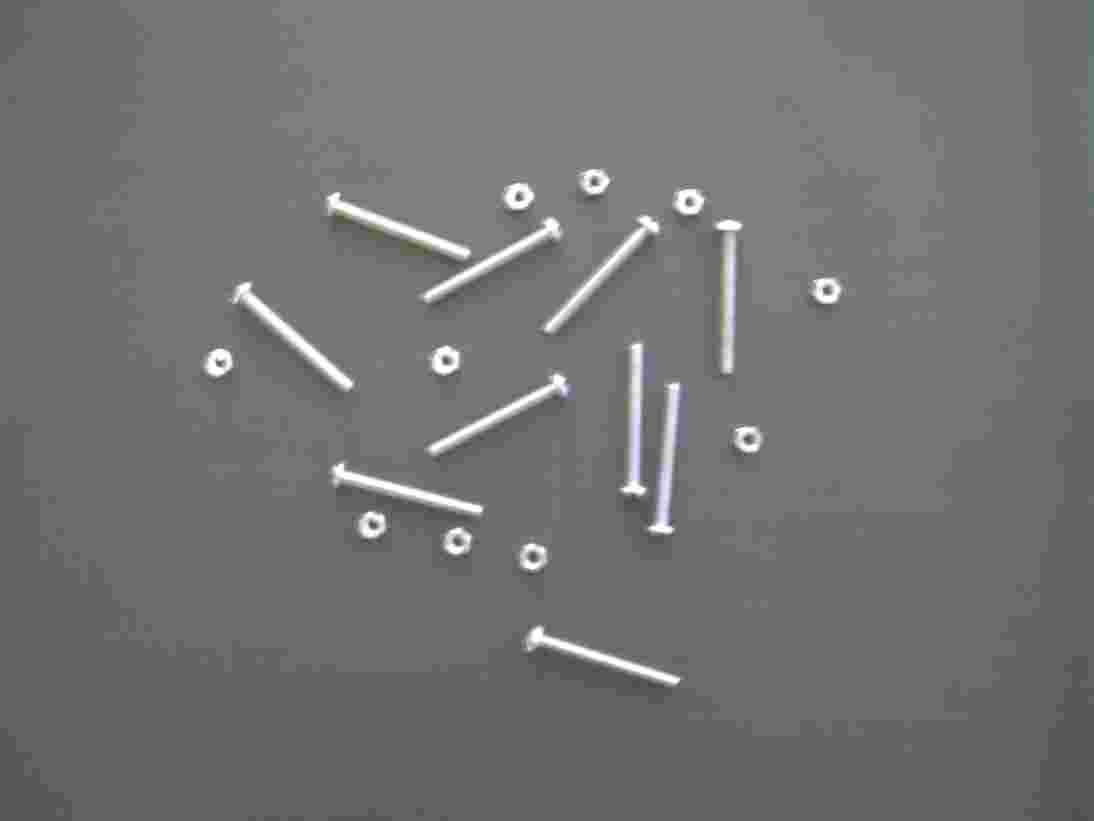
#> input picture imagens/img14.jpg, 1094 x 821 px, found by its file name
$ jupyter execute UNI-ProcDados-20180920-03.ipynb
#> lines starting #> are read from the running program, lines starting #| are printed output that depends on the picture; after the words box and inside, x2 and y2 are one past the last pixel; in counts of white or black regions, pixels touching at a corner belong together; long printed decimals are rounded
[cell 1]
import cv2 as cv
import numpy as np
import matplotlib.pyplot as plt
import os
from scipy import stats as scp
from collections import Counter
from sklearn.cluster import KMeans

[cell 2]
def toBinary(threshold, element):
    return 1 if element > threshold else 0

npToBinary = np.vectorize(toBinary, otypes=[np.uint8])

[cell 3]
def filterNoiseAndBG(size):
    return size > 50 and size < 10000

[cell 4]
# [14 lines left out: function classify, not called in this run]

[cell 5]
pathList = list()
for path, subdirs, files in os.walk(r"/home/martin/Downloads/uninove/"):
    for file in files:
        if 'jpg' in file:
            currentFilePath = "".join(path) + file
            pathList.append(currentFilePath)
pathList = sorted(pathList)

[cell 6]
# [49 lines left out: function analyzeImage, not called in this run]

[cell 7]
parafusos = [10,10,10,5,9,10,7,7,10,10,10,10,10,10,9,0,7,10,7,10,10,10,8,9,10]
porcas = [10,10,10,10,9,10,10,10,10,9,0,10,9,10,10,10,7,10,9,10,10,10,8,10,9]

acertosParafusos = 0
acertosPorcas = 0
acertos = 0

for index, imagePath in enumerate(pathList):

    if index == 12:
        continue

    baseLimiar = 150
    pecas, LIMIAR = analyzeImage(baseLimiar, imagePath)

    contPorcas = pecas["porcas"]
    contParafusos = pecas["parafusos"]

    if (porcas[index] == contPorcas):
        acertosPorcas += 1
    if (parafusos[index] == contParafusos):
        acertosParafusos += 1
    if (porcas[index] == contPorcas and parafusos[index] == contParafusos):
        acertos += 1

    print("INFO; Imagem No", index)
    print("Imagem: ", imagePath)
    print("Limiar: {}. No Porcas: {}, No Parafusos: {}".format(LIMIAR, contPorcas, contParafusos))
    print("Número correto de porcas: {}, parafusos: {}".format(porcas[index], parafusos[index]))
    print("\nTaxa de acertos (Parafusos):", round((acertosParafusos/len(porcas)*100),2))
    print("Taxa de acertos (Porcas): ", round((acertosPorcas/len(porcas)*100),2))
    print("Taxa de acertos:", round((acertos/25*100),2))
    print("----------")

[cell 8]
currentImage = "/home/martin/Downloads/uninove/img14.jpg"
testImage = cv.imread(currentImage, cv.IMREAD_GRAYSCALE)
CLUSTERS = 2

# imagem convertida para binário
binaryImage = npToBinary(180, testImage)
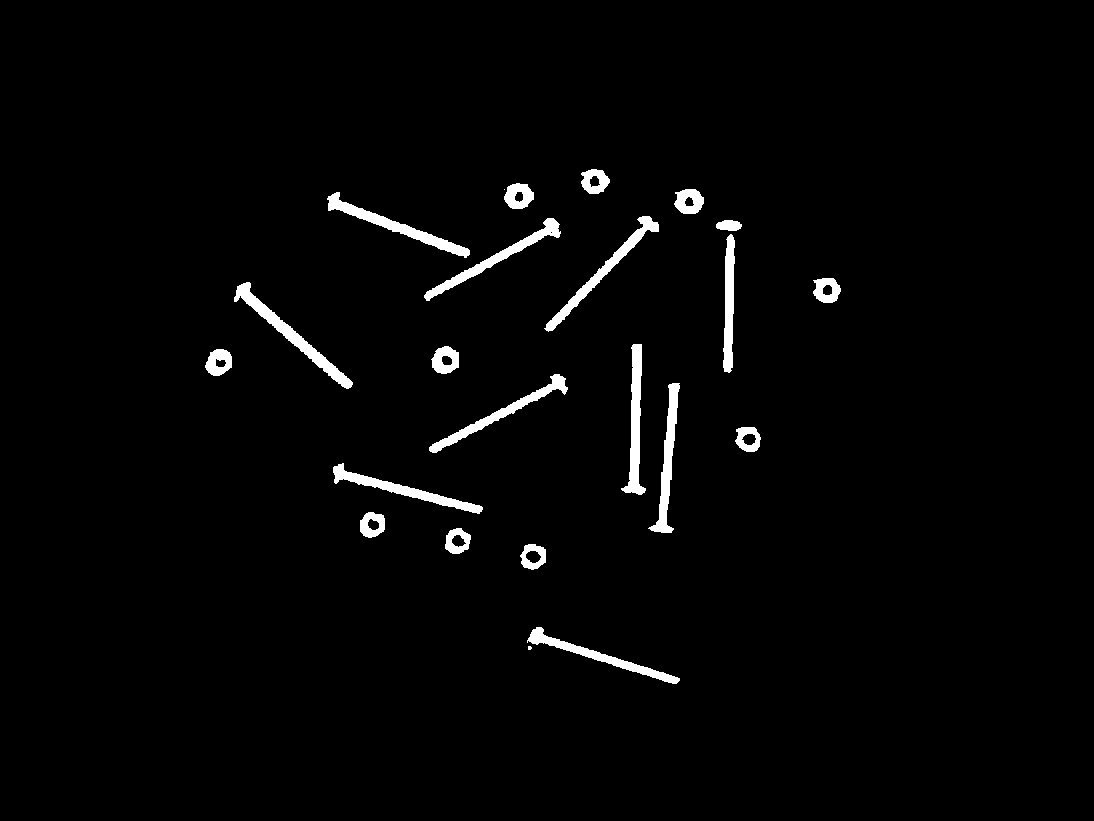
#> binaryImage: shape (821, 1094); values 0 (black) and 1 (white), 2.2% white; 23 white regions (2 under 20 px), largest, box (x1, y1, x2, y2) and area: (234, 282, 353, 389) 1696, (327, 192, 470, 258) 1557, (621, 344, 646, 495) 1523

nlabels, labels, stats, centroids = cv.connectedComponentsWithStats(binaryImage, 8, cv.CV_32S)
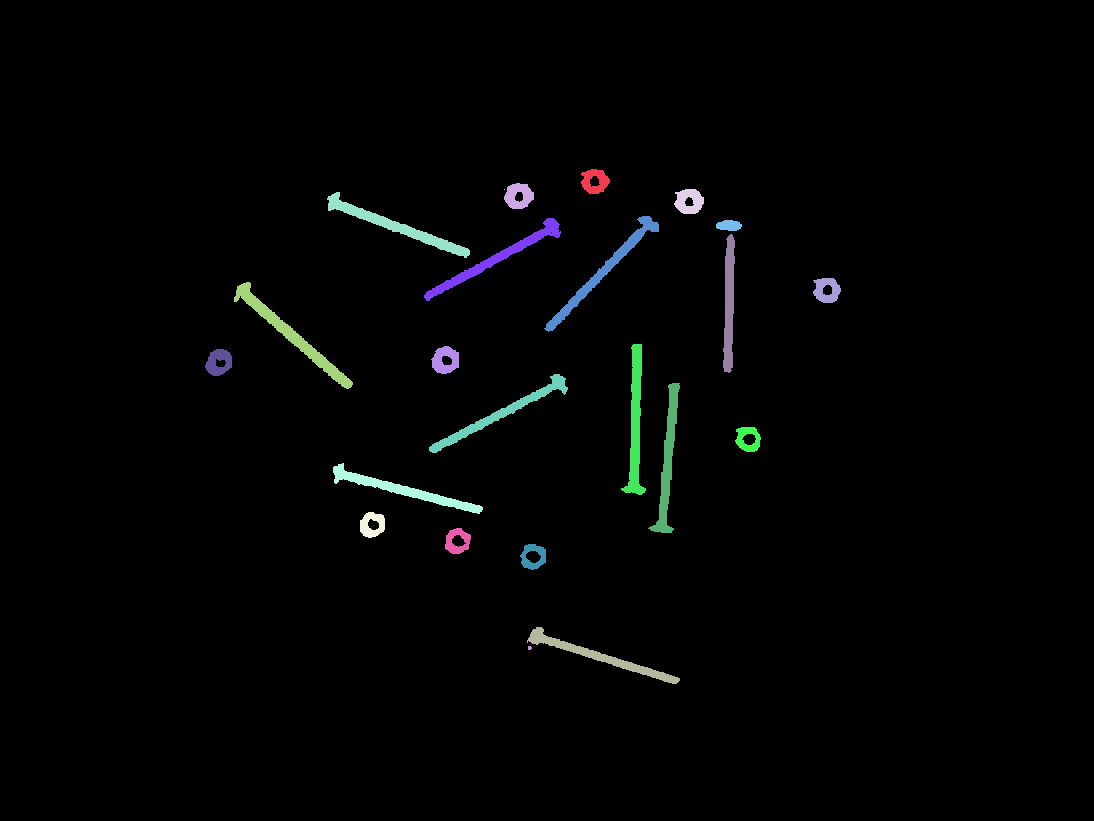
#> labels: shape (821, 1094) int32; 24 distinct labels, from 0 to 23; one colour per label, 0 black
#> nlabels = 24; stats = 24 rows, first 6: [0, 0, 1094, 821, 878753], [581, 169, 29, 25, 468], [504, 183, 30, 26, 531], [504, 189, 1, 1, 1], [674, 189, 30, 25, 531], [327, 192, 143, 66, 1557]; centroids = 24 rows, first 8: [546.9, 410.8], [594.5, 180.8], [518.3, 195.6], [504, 189], [688.7, 201], [395.2, 225.9], [603.6, 270.2], [496.7, 257.7]

# só estamos interessados na coluna de aŕea total do componente conexo
areaSlice = stats[:, cv.CC_STAT_AREA]
#> areaSlice = 24 values, max 878753 at index 0, min 1 at index 3, mean 37423.9

# filtramos ruidos e o fundo da imagem, e então transformamos o vetor
# para que seja conforme o parâmetro do kmeans
areaArray = np.sort(np.ndarray.flatten(np.asarray(list(filter(filterNoiseAndBG, areaSlice)))))
#> areaArray = 21 values from 225 to 1696
areaArray = areaArray.reshape(areaArray.size, 1)

# se tivermos um desvio padrão elevado, significa que estamos
# lidando tanto com porcas quanto parafusos
initializationArray = None
if areaArray.std() < 100:
    initializationArray = np.array([[500]])
    CLUSTERS = 1
else:
    initializationArray = np.array([[300], [1500]])

print(areaArray.std(), areaArray.mean())
#| 514.733 924.095

kmeans = KMeans(n_clusters=CLUSTERS, max_iter=50, n_init=1,init=initializationArray).fit(areaArray)

print(kmeans.cluster_centers_)
#| [[ 443.818]
#|  [1452.4       ]]
print(kmeans.labels_)
#| [0 0 0 0 0 0 0 0 0 0 0 1 1 1 1 1 1 1 1 1 1]
contador = Counter(kmeans.labels_)
#> contador = {0: 11, 1: 10}
print(contador)
#| Counter({0: 11, 1: 10})


plt.imshow(binaryImage, cmap="gray")

$ run again, with imagens/img01.jpg copied over imagens/img14.jpg
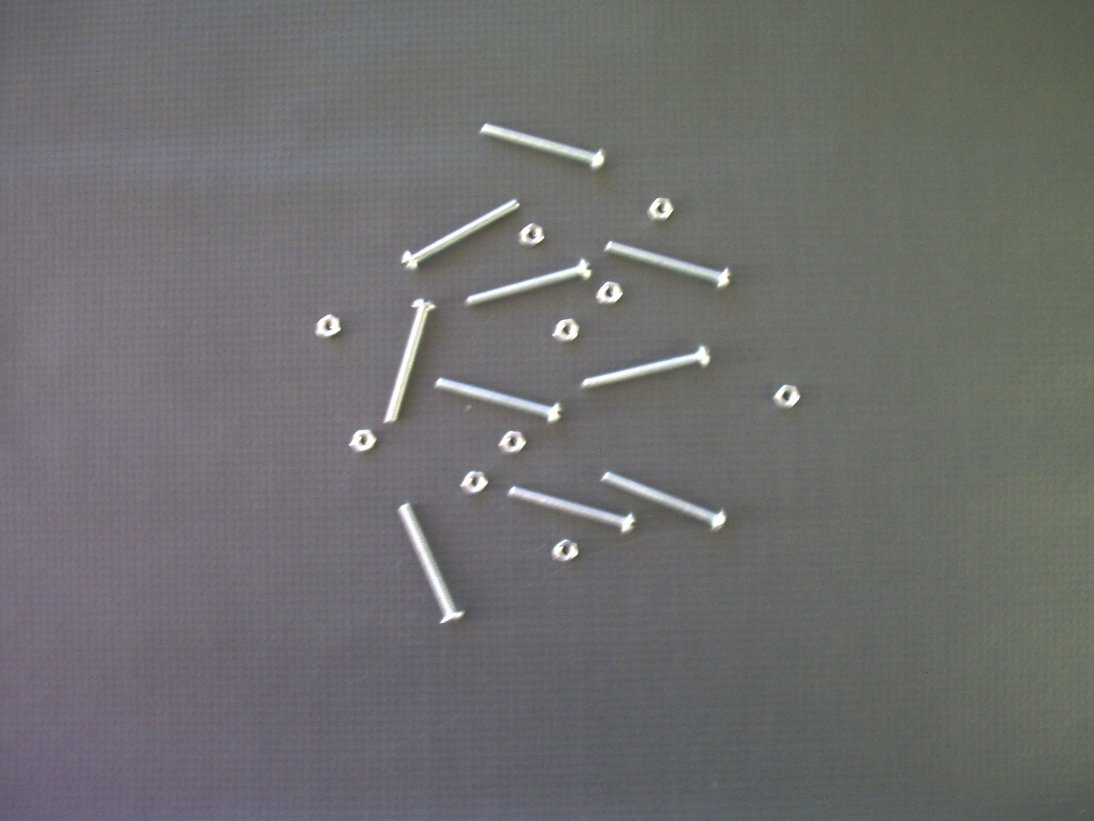
#> input picture imagens/img01.jpg, 1094 x 821 px, found by its file name
#> `binaryImage = npToBinary(180, testImage)`:
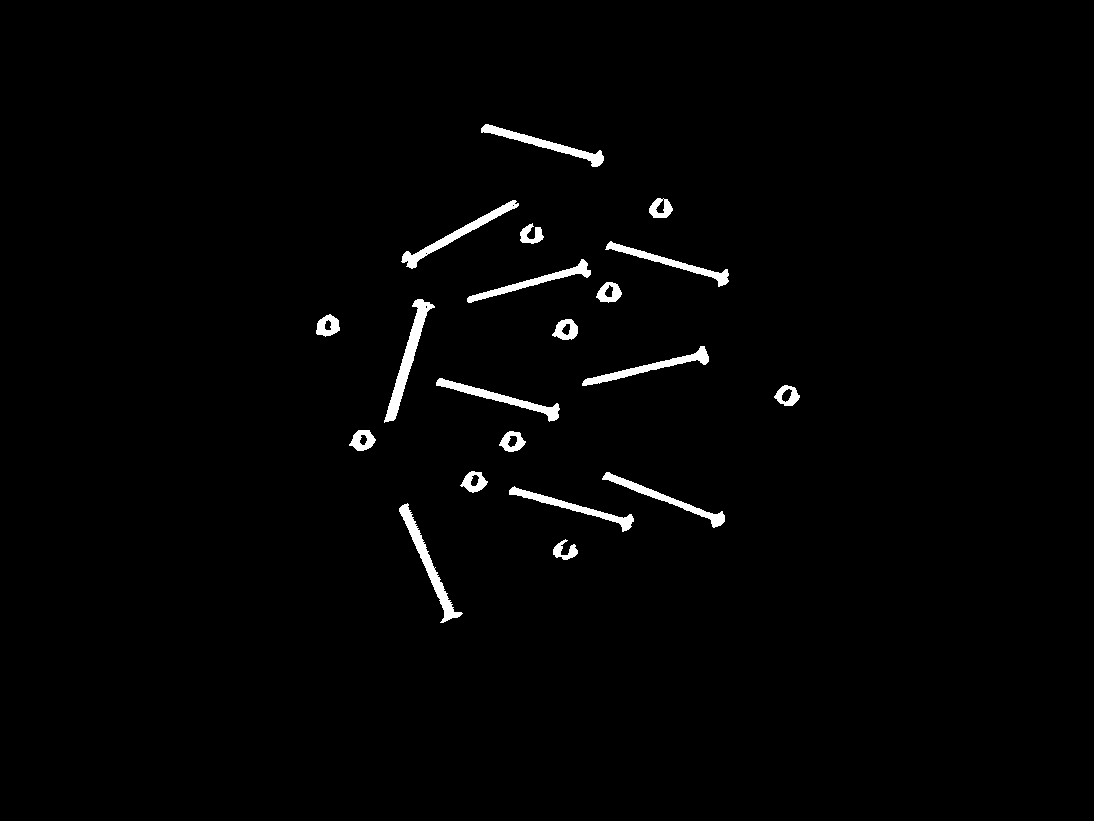
#> binaryImage: shape (821, 1094); values 0 (black) and 1 (white), 1.5% white; 20 white regions, largest, box (x1, y1, x2, y2) and area: (384, 299, 435, 423) 1374, (399, 503, 463, 623) 1238, (401, 200, 519, 269) 1088
#> labels: shape (821, 1094) int32; 21 distinct labels, from 0 to 20
#> nlabels = 21; stats = 21 rows, first 6: [0, 0, 1094, 821, 884526], [481, 124, 123, 43, 1037], [649, 198, 24, 20, 300], [401, 200, 118, 69, 1088], [520, 223, 24, 21, 283], [605, 241, 124, 46, 927]; centroids = 21 rows, first 8: [546.7, 410.7], [545.1, 144], [660.4, 208.4], [456.3, 234.3], [530.9, 234.4], [670.9, 262.5], [533.5, 281.5], [608.9, 292.5]
#> areaSlice = 21 values, max 884526 at index 0, min 255 at index 20, mean 42770.2
#> areaArray = 20 values from 255 to 1374
#| 383.151 682.4
#| [[ 312.6]
#|  [1052.2]]
#| [0 0 0 0 0 0 0 0 0 0 1 1 1 1 1 1 1 1 1 1]
#> contador = {0: 10, 1: 10}
#| Counter({0: 10, 1: 10})

$ run again, with imagens/img02.jpg copied over imagens/img14.jpg
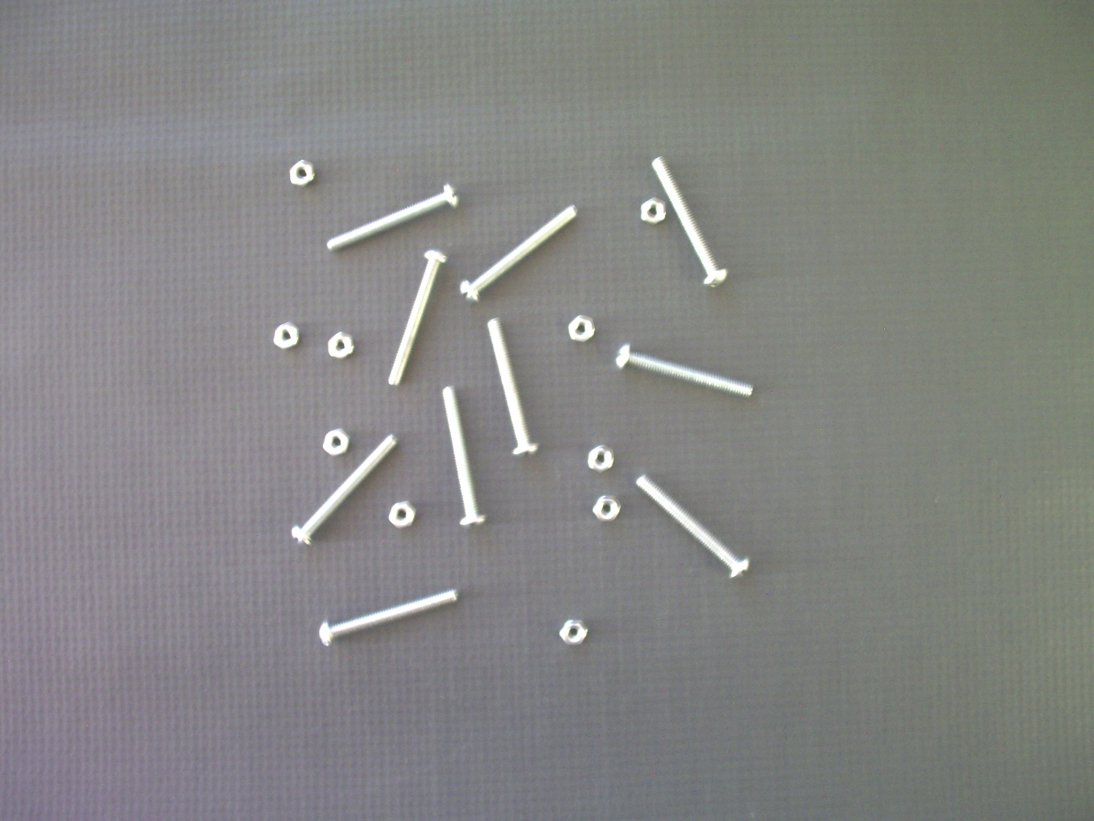
#> input picture imagens/img02.jpg, 1094 x 821 px, found by its file name
#> `binaryImage = npToBinary(180, testImage)`:
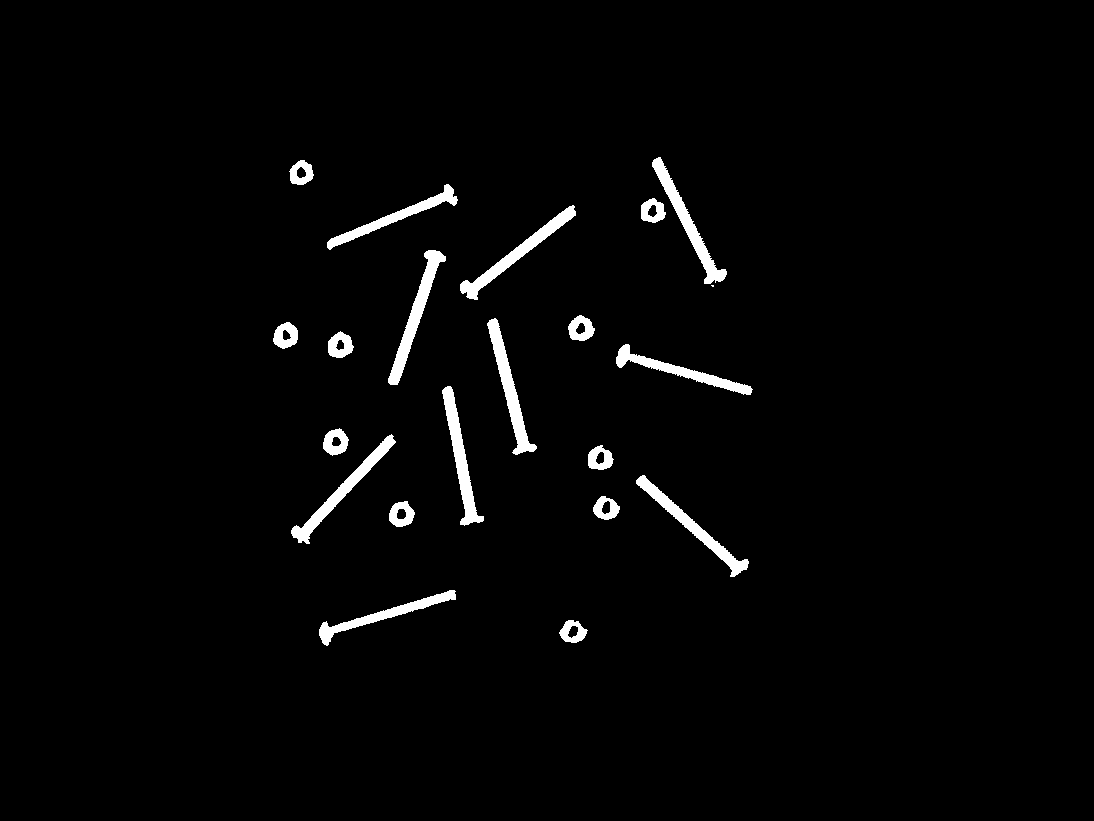
#> binaryImage: shape (821, 1094); values 0 (black) and 1 (white), 2.2% white; 21 white regions (1 under 20 px), largest, box (x1, y1, x2, y2) and area: (388, 250, 446, 385) 1687, (487, 318, 537, 455) 1669, (442, 386, 484, 526) 1647
#> `nlabels, labels, stats, centroids = cv.connectedComponentsWithStats(bi..`:
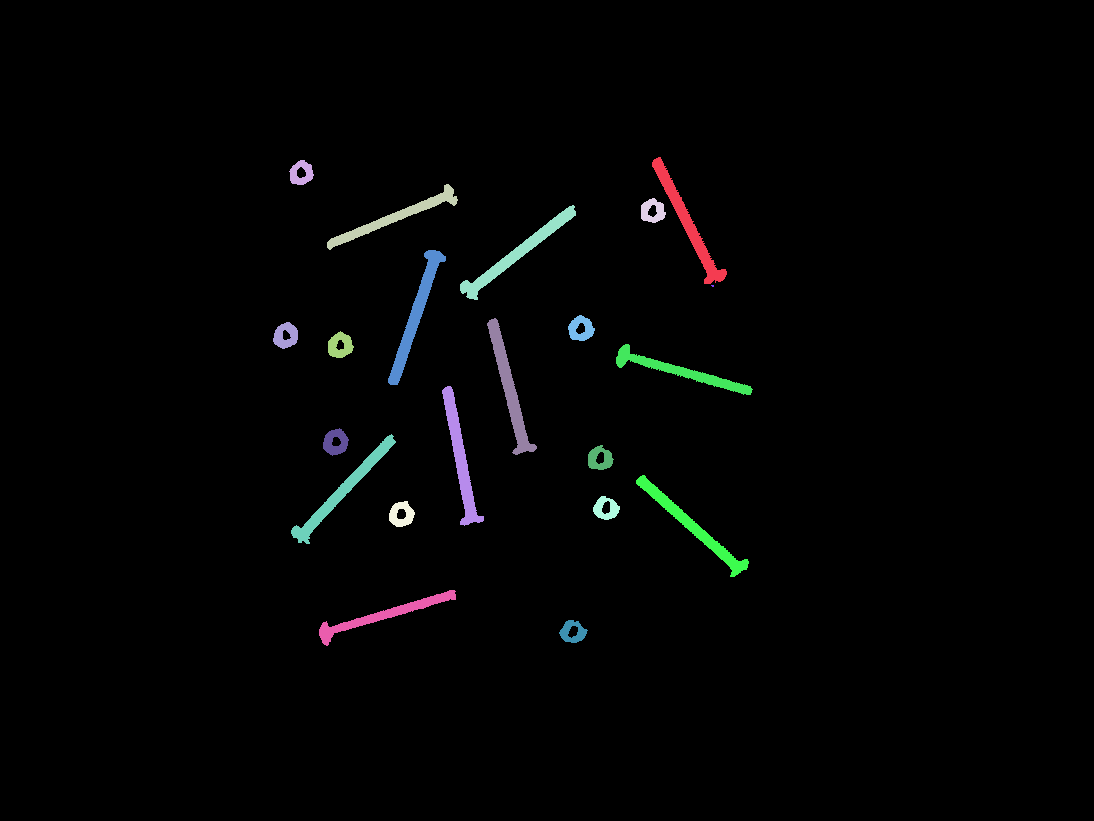
#> labels: shape (821, 1094) int32; 22 distinct labels, from 0 to 21; one colour per label, 0 black
#> nlabels = 22; stats = 22 rows, first 6: [0, 0, 1094, 821, 878495], [652, 157, 75, 127, 1620], [289, 160, 25, 25, 386], [327, 184, 131, 66, 1347], [641, 198, 25, 25, 398], [460, 205, 116, 95, 1628]; centroids = 22 rows, first 8: [547.6, 410.5], [687.8, 223.6], [300.9, 172.8], [395.1, 216.7], [652.3, 210.7], [516.6, 253.2], [415.4, 314.2], [712.2, 285.4]
#> areaSlice = 22 values, max 878495 at index 0, min 5 at index 7, mean 40826.1
#> areaArray = 20 values from 377 to 1687
#| 572.830 983.7
#| [[ 418.2]
#|  [1549.2]]
#| [0 0 0 0 0 0 0 0 0 0 1 1 1 1 1 1 1 1 1 1]
#> contador = {0: 10, 1: 10}
#| Counter({0: 10, 1: 10})
